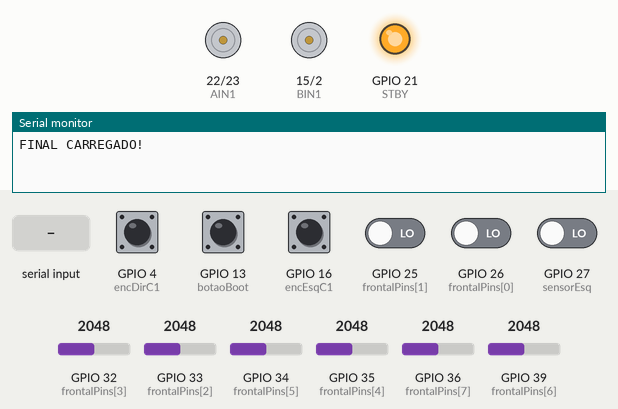
Simulated run of this sketch. Board: ESP32. On the bench: motor-driver pin pairs drawn as motors (green arrow = first pin HIGH = forward, orange = second pin HIGH = backward, longer = more drive, scaled by the enable pin, stopped while the standby pin is LOW), output pins drawn as LEDs (lit = HIGH), the last lines printed to the serial monitor. Inputs (shaded band) come from the test bench; at power-on: GPIO 4 (encDirC1), GPIO 13 (botaoBoot), GPIO 16 (encEsqC1) HIGH, GPIO 25 (frontalPins[1]), GPIO 26 (frontalPins[0]), GPIO 27 (sensorEsq) LOW, GPIO 32 (frontalPins[3]) = 2048, GPIO 33 (frontalPins[2]) = 2048, GPIO 34 (frontalPins[5]) = 2048, GPIO 35 (frontalPins[4]) = 2048, GPIO 36 (frontalPins[7]) = 2048, GPIO 39 (frontalPins[6]) = 2048. Nothing arrives over Bluetooth unless stated.

Above: at 2.8 s.
2.9 s: "C\n" received over the second serial link
7.0 s: "S\n" received over the second serial link
At 8.6 s:
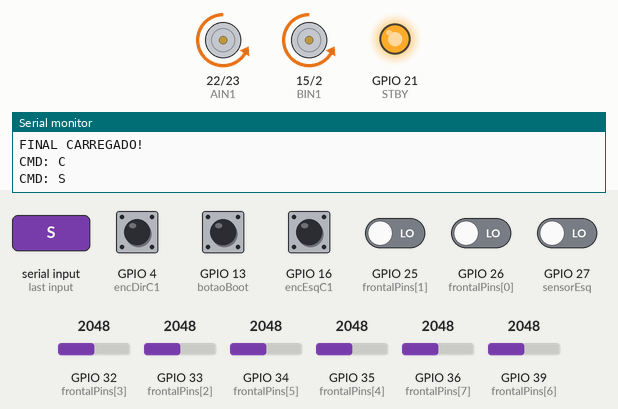
9.6 s: GPIO 13 (botaoBoot) pulled LOW for 1.2 s
14.9 s: "L\n" received over the second serial link
Timing chart, 0 to 17.4 s (numbered marks = the images above; inputs shaded):
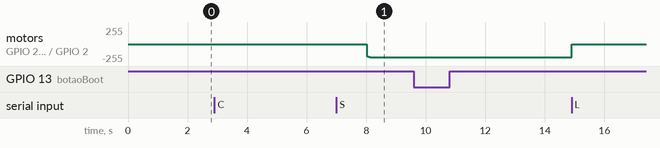

Measured:
- after the input at 7.0 s, motor on GPIO 22 (AIN1) / GPIO 23 (AIN2), motor on GPIO 15 (BIN1) / GPIO 2 (BIN2): stopped → backward 200/255 after 1.0 s
- after the input at 9.6 s, every drawn part: stays the same

The sketch:

seguidor-pimpolho.ino
```cpp
#include <Arduino.h>
#include "BluetoothSerial.h"

#if !defined(CONFIG_BT_ENABLED) || !defined(CONFIG_BLUEDROID_ENABLED)
#error Bluetooth is not enabled!
#endif

BluetoothSerial SerialBT;

// ================= PINAGEM =================
const int frontalPins[8] = {26, 25, 33, 32, 35, 34, 39, 36};

// SENSORES LATERAIS
const int sensorEsq = 27;
const int sensorDir = 14;

// MOTORES / PONTE H
const int PWMA = 18, AIN1 = 22, AIN2 = 23;
const int PWMB = 19, BIN1 = 15, BIN2 = 2;
const int STBY = 21;

// ENCODERS
const int encEsqC1 = 16, encEsqC2 = 17;
const int encDirC1 = 4, encDirC2 = 5;

const int botaoBoot = 13;

// ================= PID =================
float Kp = 15.0, Ki = 0.1, Kd = 8.0, lastError = 0, integral = 0;
int maxSpeed = 200;
int baseSpeed = 180, targetRPM = 150;

// ================= CALIBRAÇÃO =================
int minValues[8] = {4095,4095,4095,4095,4095,4095,4095,4095};
int maxValues[8] = {0,0,0,0,0,0,0,0};

// ================= ESTADO =================
enum EstadoRobo { AGUARD_CALIB, CALIBRANDO, AGUARD_LARG, CORRENDO, PARADO };
EstadoRobo estadoAtual = AGUARD_CALIB;
bool telemetriaAtiva = false;

// VARIÁVEIS
int voltas = 0;
volatile long contadorEsq = 0, contadorDir = 0;
unsigned long ultimoTempoEnc = 0, tempoTravaEsq = 0;
String btBuffer = "";

// ================= SETUP =================
void setup() {
  Serial.begin(115200);
  SerialBT.begin("OSS_FINAL");

  analogSetAttenuation(ADC_11db);

  // Sensores
  for(int i=0; i<8; i++) pinMode(frontalPins[i], INPUT);
  pinMode(sensorEsq, INPUT); pinMode(sensorDir, INPUT);

  // Motores
  pinMode(AIN1,OUTPUT); pinMode(AIN2,OUTPUT); pinMode(PWMA,OUTPUT);
  pinMode(BIN1,OUTPUT); pinMode(BIN2,OUTPUT); pinMode(PWMB,OUTPUT);
  pinMode(STBY,OUTPUT); digitalWrite(STBY, HIGH);

  // Encoders
  pinMode(encEsqC1,INPUT_PULLUP); pinMode(encEsqC2,INPUT_PULLUP);
  pinMode(encDirC1,INPUT_PULLUP); pinMode(encDirC2,INPUT_PULLUP);
  attachInterrupt(digitalPinToInterrupt(encEsqC1), [](){
    if(digitalRead(encEsqC2)) contadorEsq++; else contadorEsq--;
  }, FALLING);
  attachInterrupt(digitalPinToInterrupt(encDirC1), [](){
    if(digitalRead(encDirC2)) contadorDir++; else contadorDir--;
  }, FALLING);

  pinMode(botaoBoot, INPUT_PULLUP);

  SerialBT.println("C=Calibrar  S=Start/Stop");
  SerialBT.println("L=Telemetria  ?=Status");
  Serial.println("FINAL CARREGADO!");
}

// ================= FUNÇÕES =================
float lerSensor(int i) {
  return (i<2) ? (digitalRead(frontalPins[i]) ? 4095 : 0) : analogRead(frontalPins[i]);
}

void calibrarSensores() {
  SerialBT.println("CALIBRANDO 5s...");
  for(int i=0; i<8; i++) { minValues[i]=4095; maxValues[i]=0; }

  unsigned long t0 = millis();
  while(millis()-t0 < 5000) {
    for(int i=0; i<8; i++) {
      int v = lerSensor(i);
      minValues[i] = min(minValues[i], v);
      maxValues[i] = max(maxValues[i], v);
    }
    delay(5);
  }
  SerialBT.println("CALIB OK!");
}

void motores(int esq, int dir) {
  esq = constrain(esq, 0, maxSpeed);
  dir = constrain(dir, 0, maxSpeed);

  digitalWrite(AIN1, LOW);  digitalWrite(AIN2, HIGH); analogWrite(PWMA, esq);
  digitalWrite(BIN1, LOW);  digitalWrite(BIN2, HIGH); analogWrite(PWMB, dir);
}

float erroLinha() {
  float p[8] = {-3.5,-2.5,-1.5,-0.5,0.5,1.5,2.5,3.5};
  float sp=0, sl=0;

  for(int i=0; i<8; i++) {
    int raw = lerSensor(i);
    int n = map(raw, minValues[i], maxValues[i], 1000, 0);
    n = constrain(n, 0, 1000);
    if(n > 250) { sp += n*p[i]; sl += n; }
  }
  return sl ? sp/sl : lastError;
}

float PID(float erro) {
  float prop = Kp * erro;
  integral += erro * Ki; integral = constrain(integral, -50, 50);
  float der = Kd * (erro - lastError);
  lastError = erro;
  return prop + integral + der;
}

void laterais() {
  if(digitalRead(sensorEsq) && millis()-tempoTravaEsq > 500) {
    voltas++;
    tempoTravaEsq = millis();
    SerialBT.print("Volta "); SerialBT.println(voltas);
  }
}

void checarBT() {
  while(SerialBT.available()) {
    char c = SerialBT.read();
    if(c == '\n' || c == '\r') {
      if(btBuffer.length() > 0) {
        btBuffer.toUpperCase();
        Serial.print("CMD: "); Serial.println(btBuffer);

        if(btBuffer == "C") {
          estadoAtual = CALIBRANDO;
          SerialBT.println("CALIBRANDO...");
        }
        else if(btBuffer == "S") {
          if(estadoAtual == AGUARD_LARG) {
            SerialBT.println("🚀 LARGADA!");
            estadoAtual = CORRENDO;
          } else {
            estadoAtual = PARADO;
            SerialBT.println("🛑 PARADO");
          }
        }
        else if(btBuffer == "L") {
          telemetriaAtiva = !telemetriaAtiva;
          SerialBT.println(telemetriaAtiva ? "TELE ON" : "TELE OFF");
        }
        else if(btBuffer == "?") {
          SerialBT.printf("Kp=%.1f Kd=%.1f V=%d Estado=%d\n", Kp, Kd, baseSpeed, estadoAtual);
        }
        btBuffer = "";
      }
    } else if(btBuffer.length() < 10) {
      btBuffer += c;
    }
  }
}

// ================= LOOP =================
void loop() {
  unsigned long agora = millis();

  checarBT();

  if(digitalRead(botaoBoot) == LOW) {
    estadoAtual = CALIBRANDO;
    delay(300);
  }

  switch(estadoAtual) {
    case CALIBRANDO:
      calibrarSensores();
      estadoAtual = AGUARD_LARG;
      SerialBT.println("CALIBRADO! Envie S");
      break;

    case AGUARD_CALIB:
      SerialBT.println("Envie C para calibrar");
      delay(1000);
      break;

    case AGUARD_LARG:
      motores(0,0);
      if(telemetriaAtiva) {
        SerialBT.printf("Aguardando... %ds\n", millis()/1000);
        delay(1000);
      }
      break;

    case PARADO:
      motores(0,0);
      SerialBT.println("PARADO - Envie S");
      delay(500);
      break;

    case CORRENDO:
      laterais();

      if(agora - ultimoTempoEnc > 50) {
        float v = (abs(contadorEsq) + abs(contadorDir)) * 5.0;
        baseSpeed += constrain(targetRPM - v, -5, 5);
        baseSpeed = constrain(baseSpeed, 120, 200);
        contadorEsq = contadorDir = 0;
        ultimoTempoEnc = agora;
      }

      float e = erroLinha();
      float correcao = PID(e);
      motores(baseSpeed + correcao, baseSpeed - correcao);
      break;
  }

  delay(4);
}
```
